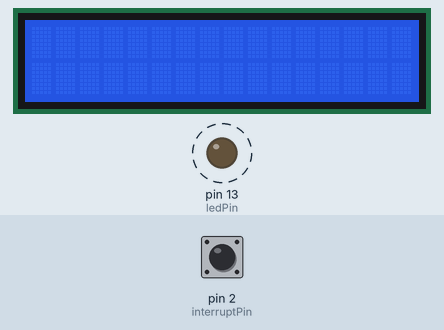
A sketch run on a simulated Arduino Uno, built with avr-gcc and run on an emulated ATmega328P. Shown: 16×2 character LCD, output pins drawn as LEDs (lit = HIGH). Dashed ring = blinking. Inputs (shaded band) come from the test bench; at power-on: pin 2 (interruptPin) HIGH.

Above: at 0.3 s.
Timing chart, 0 to 3.1 s (numbered marks = the images above):
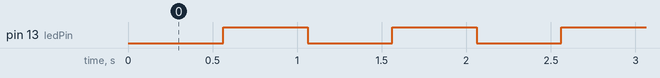

Measured:
- by itself, pin 13 (ledPin): alternates HIGH for 0.50 s and LOW for 0.50 s

The sketch:

zadanie03.ino
```cpp
#include <LiquidCrystal.h>

volatile float duty_cycle = 500;
const byte ledPin = 13;
const byte interruptPin = 2;
volatile byte state = LOW;
const int rs = 8, en = 9, d4 = 4, d5 = 5, d6 = 6, d7 = 7;
LiquidCrystal lcd(rs, en, d4, d5, d6, d7);


void setup() {
  lcd.begin(16, 2);
  lcd.setCursor(0, 0);
  pinMode(A0,INPUT);
  pinMode(ledPin, OUTPUT);
  pinMode(interruptPin, INPUT_PULLUP);
  attachInterrupt(digitalPinToInterrupt(interruptPin), increase, FALLING);
  Serial.begin(9600);
}

void loop() {
  digitalWrite(ledPin, state);
  delay(duty_cycle);
  state = !state;
  if(Serial.available() != 0) {
    reset();
    Serial.readString();
  }
}

void increase() {
  duty_cycle *= 0.9;
}

void reset() {
  duty_cycle = 500;
}
```
